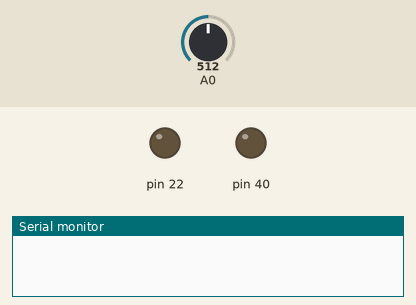
This sketch was run on a simulated Arduino Mega 2560, built with avr-gcc and run on an emulated ATmega2560. Shown: output pins drawn as LEDs (lit = HIGH), the last lines printed to the serial monitor. The test bench sets the inputs (shaded band); at power-on: A0 = 512.

Above: at 0.1 s.
At 0.6 s:
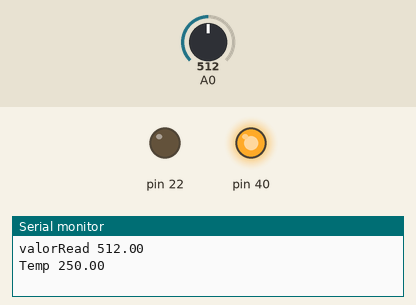
Timing chart, 0 to 2.1 s (numbered marks = the images above):
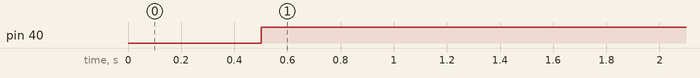

The sketch:

Sensor_Termico.ino
```cpp
void setup() {
  // put your setup code here, to run once:
//Puerto 40 led ROJO
//Puerto 42 led VERDE

float VR;
float T;
Serial.begin(9600);

pinMode (40, OUTPUT);
//pinMode (42, OUTPUT);
//Puerto A0 lectura termostato

pinMode (22, OUTPUT);
pinMode (A0, INPUT);

}

void loop()
{
  // put your main code here, to run repeatedly:

//digitalWrite(40, HIGH);
//delay(500);
//digitalWrite(42, HIGH);
//delay(500);
//digitalWrite(40, LOW);
//delay(500);
//digitalWrite(42, LOW);
delay(500);

float VR = analogRead(A0);
Serial.print ("valorRead ");
Serial.println(VR);

float T = VR*500/1024;
Serial.print("Temp ");
Serial.println(T);

if (T >= 27) {
digitalWrite (40, HIGH);
}

else {
digitalWrite (40, LOW);
}
}
```

Measured:
- by itself, pin 40: LOW → HIGH at 0.50 s
